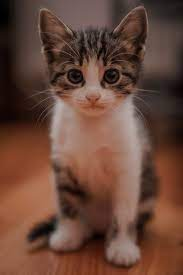
#> input picture photos/cat1.jpg, 183 x 275 px
$ python basic.py
#> lines starting #> are read from the running program, lines starting #| are printed output that depends on the picture; after the words box and inside, x2 and y2 are one past the last pixel; in counts of white or black regions, pixels touching at a corner belong together
import cv2 as cv
img=cv.imread('photos/cat1.jpg')
#> img is the input picture: shape (275, 183, 3); mean B, G, R 57.3, 70.6, 104.7
cv.imshow('cat',img)

#grey
gray=cv.cvtColor(img,cv.COLOR_BGR2GRAY)
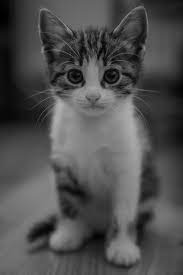
#> gray: shape (275, 183); min 0, max 178, mean 79.3
cv.imshow('gray',gray)

#blur
blur=cv.GaussianBlur(img,(3,3),cv.BORDER_DEFAULT)
cv.imshow('Blur',blur)

#edge cascade
canny=cv.Canny(blur,125,175)
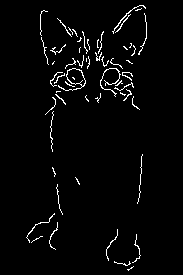
#> canny: shape (275, 183); 2.8% white in thin lines or dots, all inside (x1, y1, x2, y2) = (26, 5, 147, 271)
cv.imshow("Casked",canny)

#dialationg the images
dialate=cv.dilate(canny,(3,3),iterations=1)
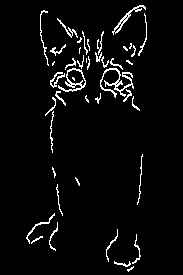
#> dialate: shape (275, 183); 4.1% white in thin lines or dots, all inside (x1, y1, x2, y2) = (26, 5, 147, 272)
cv.imshow("dialate",dialate)

#eroded
eroded=cv.erode(dialate,(3,3),iterations=1)
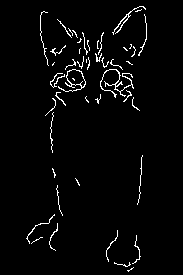
#> eroded: shape (275, 183); 2.8% white in thin lines or dots, all inside (x1, y1, x2, y2) = (26, 6, 147, 272)
cv.imshow("eroded",eroded)

#resize
resized=cv.resize(img,(185*2,275*2),interpolation=cv.INTER_CUBIC)
cv.imshow("resized",resized)

#dcrop
cropped=img[50:125,75:200]
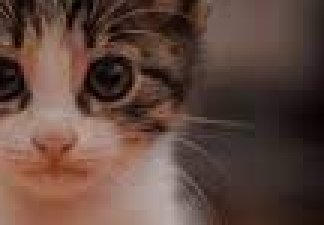
#> cropped: shape (75, 108, 3) (shown 3 times larger); mean B, G, R 62, 70.9, 95.6
cv.imshow("crop",cropped)
cv.waitKey()

$ run again, with photos/cat2.jpg copied over photos/cat1.jpg
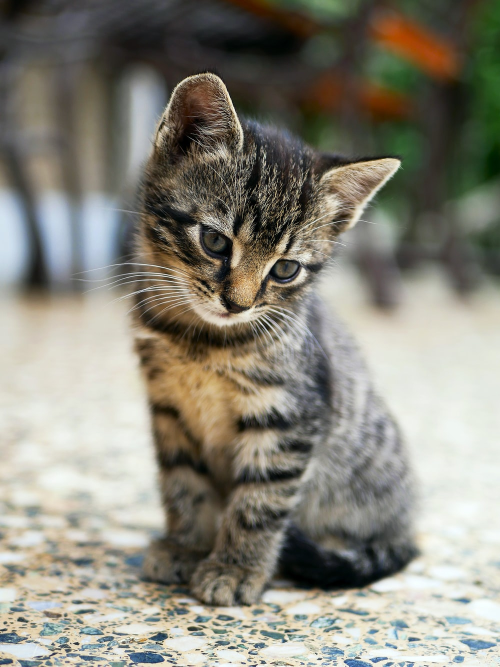
#> input picture photos/cat2.jpg, 1000 x 1333 px (shown at 1/2 size)
#> img is the input picture: shape (1333, 1000, 3); mean B, G, R 121.9, 133.6, 136
#> `canny=cv.Canny(blur,125,175)`:
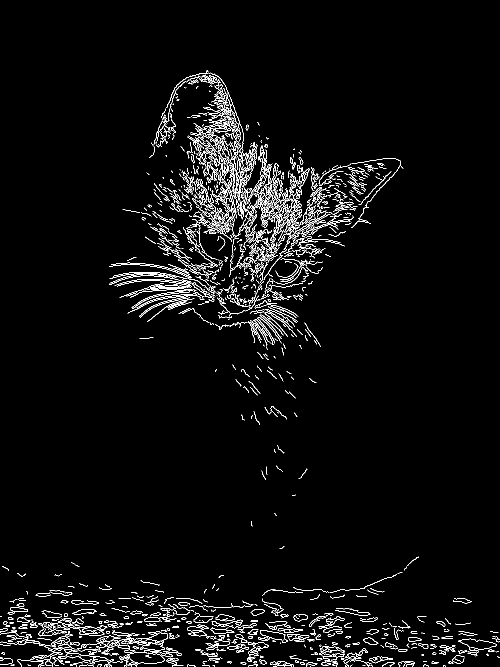
#> canny: shape (1333, 1000) (shown at 1/2 size); 3.4% white in thin lines or dots, all inside (x1, y1, x2, y2) = (0, 141, 1000, 1333)
#> eroded: shape (1333, 1000); 3.7% white in thin lines or dots, all inside (x1, y1, x2, y2) = (0, 142, 1000, 1333)
#> `cropped=img[50:125,75:200]`:
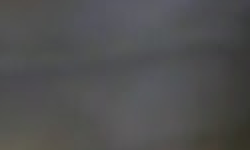
#> cropped: shape (75, 125, 3) (shown 2 times larger); mean B, G, R 80.1, 79.7, 79.6
